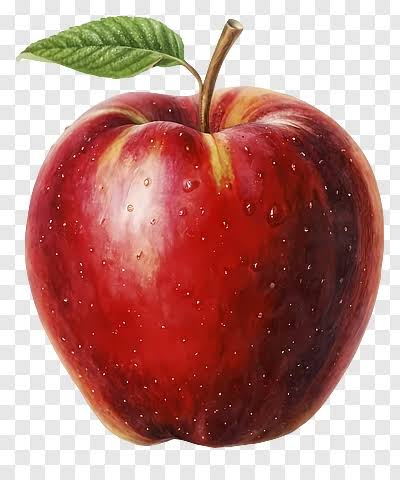
#> input picture project1/apple.png, 400 x 480 px
$ python main.py
#> lines starting #> are read from the running program, lines starting #| are printed output that depends on the picture; after the words box and inside, x2 and y2 are one past the last pixel; in counts of white or black regions, pixels touching at a corner belong together
import cv2
filename = "apple.png"

img = cv2.imread(filename)
#> img is the input picture: shape (480, 400, 3); mean B, G, R 128, 134.1, 185.8

img = cv2.resize(img, (500, 500))
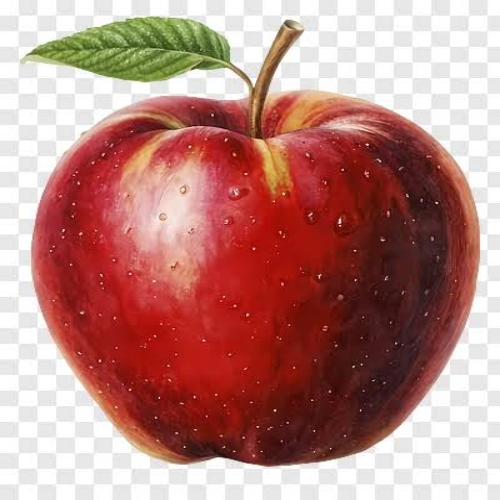
#> img: shape (500, 500, 3); mean B, G, R 127.9, 134, 185.7

# display regular image
cv2.imshow("Result", img)
cv2.waitKey(0)
cv2.destroyAllWindows()

hsv = cv2.cvtColor(img, cv2.COLOR_BGR2HSV)
#> hsv: shape (500, 500, 3); mean H, S, V 26.7, 104.8, 186.6

# tune these ranges to match your apple's actual colors
red_mask = cv2.inRange(hsv, (0, 100, 100), (10, 255, 255))
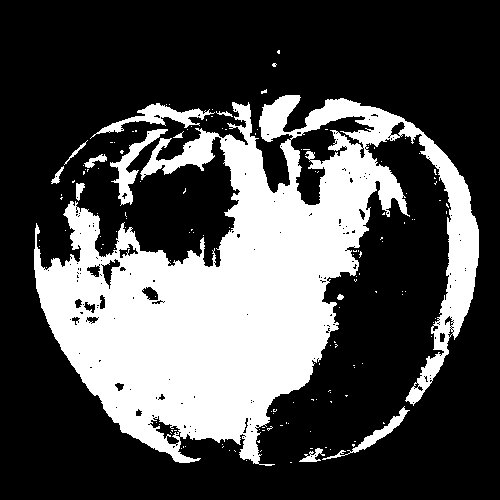
#> red_mask: shape (500, 500); 30.3% white; 146 white regions (134 under 20 px), largest, box (x1, y1, x2, y2) and area: (34, 95, 479, 466) 71990, (90, 103, 215, 139) 1115, (110, 129, 168, 206) 1025
white_mask = cv2.inRange(hsv, (0, 0, 200), (180, 30, 255))
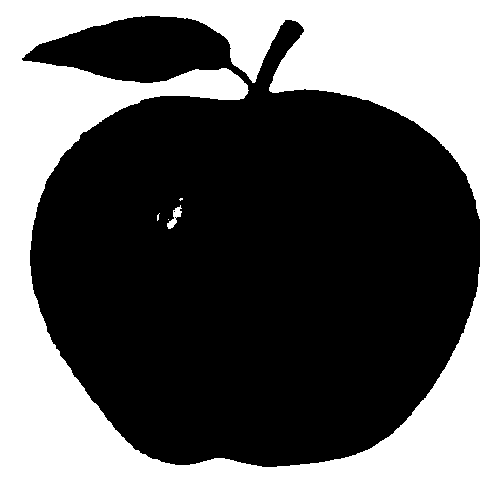
#> white_mask: shape (500, 500); 40.4% white; 5 white regions (3 under 20 px), largest, box (x1, y1, x2, y2) and area: (0, 0, 500, 500) 100931, (167, 205, 182, 229) 143
green_mask = cv2.inRange(hsv, (30, 40, 40), (90, 255, 255))
#> green_mask: shape (500, 500); 3.6% white; 1 white region, box (x1, y1, x2, y2) and area: (25, 16, 233, 83) 9102
brown_mask = cv2.inRange(hsv, (10, 50, 20), (30, 255, 255))
#> brown_mask: shape (500, 500); 2.6% white; 46 white regions (33 under 20 px), largest, box (x1, y1, x2, y2) and area: (228, 22, 303, 194) 3216, (281, 91, 369, 133) 1183, (107, 416, 178, 464) 628

red_img = cv2.bitwise_and(img, img, mask=red_mask)
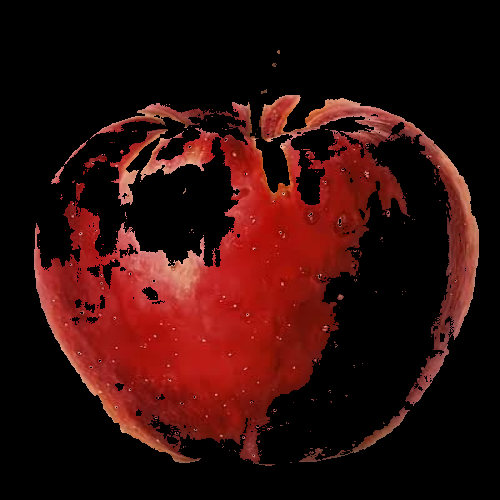
#> red_img: shape (500, 500, 3); mean B, G, R 10.9, 13.1, 48.6
white_img = cv2.bitwise_and(img, img, mask=white_mask)
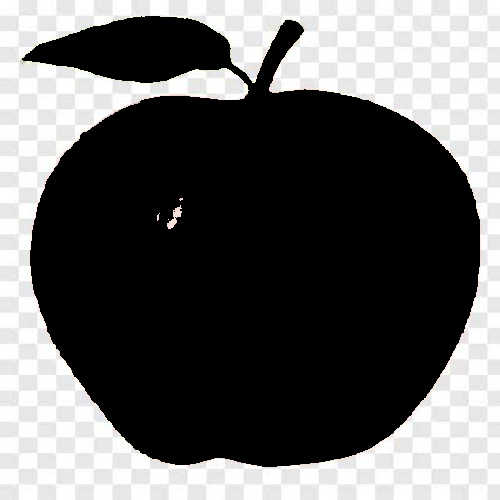
#> white_img: shape (500, 500, 3); mean B, G, R 97.8, 97.9, 98.1
green_img = cv2.bitwise_and(img, img, mask=green_mask)
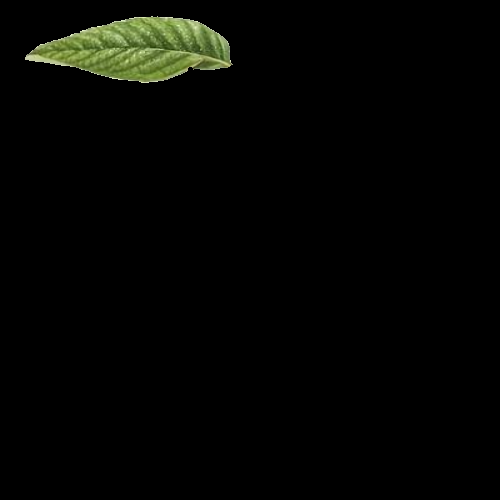
#> green_img: shape (500, 500, 3); mean B, G, R 2.8, 5.3, 4.5
brown_img = cv2.bitwise_and(img, img, mask=brown_mask)
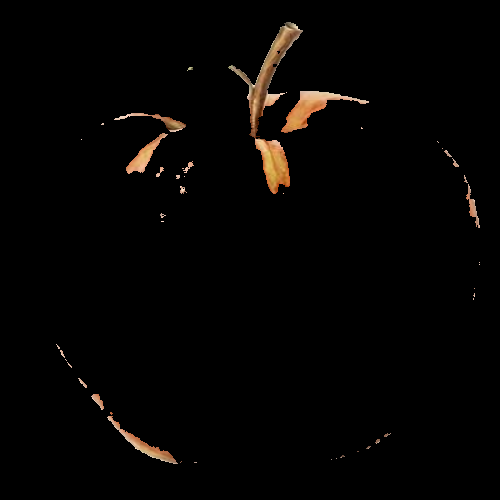
#> brown_img: shape (500, 500, 3); mean B, G, R 2.5, 3.7, 5

cv2.imshow("Result", red_img)
cv2.waitKey(0)
cv2.destroyAllWindows()

cv2.imshow("Result", white_img)
cv2.waitKey(0)
cv2.destroyAllWindows()

cv2.imshow("Result", green_img)
cv2.waitKey(0)
cv2.destroyAllWindows()

cv2.imshow("Result", brown_img)
cv2.waitKey(0)
cv2.destroyAllWindows()

"""
blue_img = img.copy()
green_img = img.copy()
red_img = img.copy()

# [rows, col, color_channels], 0 = blue, 1 = green, 2 = red
blue_img[:,:,1] = 0
blue_img[:,:,2] = 0

green_img[:,:,0] = 0
green_img[:,:,2] = 0

red_img[:,:,0] = 0
red_img[:,:,1] = 0

cv2.imshow("Result", blue_img)
cv2.waitKey(0)
cv2.destroyAllWindows()

cv2.imshow("Result", green_img)
cv2.waitKey(0)
cv2.destroyAllWindows()

cv2.imshow("Result", red_img)
cv2.waitKey(0)
cv2.destroyAllWindows()
"""
